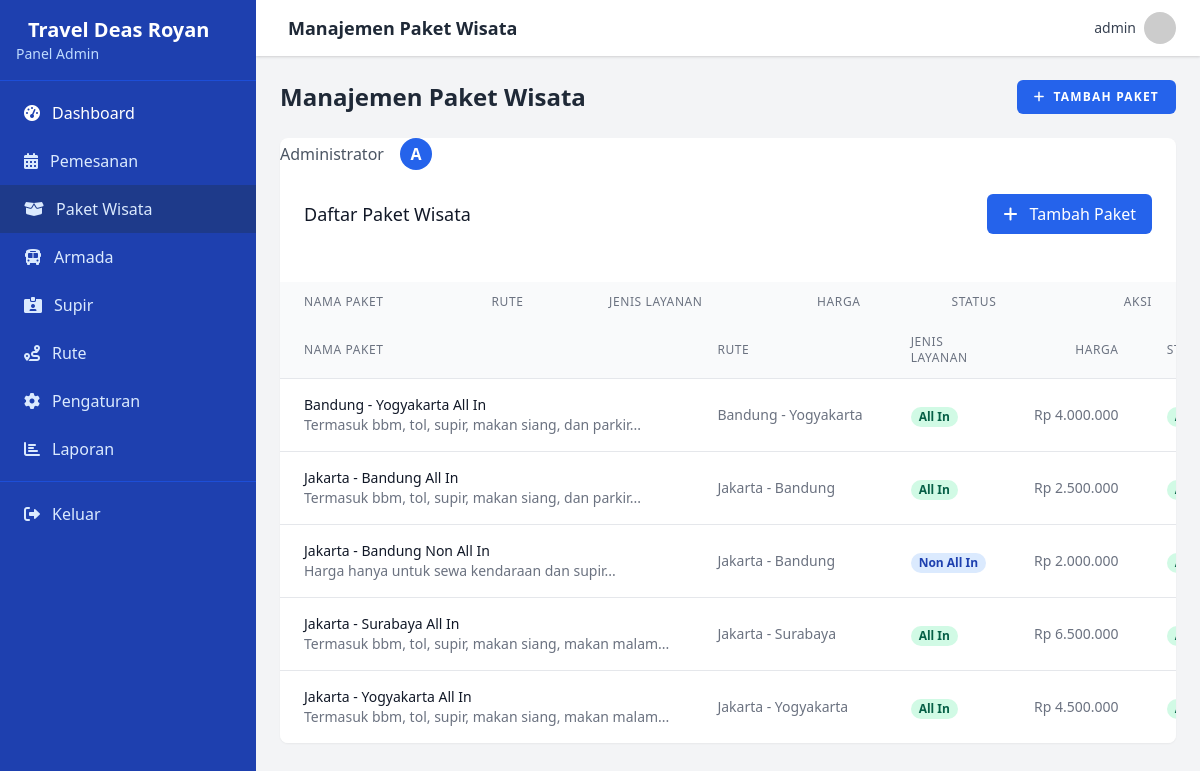
The page /admin/packages.php (signed in) on the database its author committed.
### tables this page shows
CREATE TABLE `paket` (
  `id` int(11) NOT NULL,
  `nama_paket` varchar(100) NOT NULL,
  `id_rute` int(11) NOT NULL,
  `jenis_layanan` enum('all_in','non_all_in') NOT NULL,
  `harga` decimal(12,2) NOT NULL,
  `deskripsi` text DEFAULT NULL,
  `created_at` timestamp NOT NULL DEFAULT current_timestamp(),
  `updated_at` timestamp NOT NULL DEFAULT current_timestamp() ON UPDATE current_timestamp(),
  `status` enum('aktif','nonaktif') DEFAULT 'aktif'
);

### admin/packages.php (the view, shortened to what this page needs)
<?php
require_once '../config/config.php';
$query = "
    SELECT p.*, CONCAT(r.asal, ' - ', r.tujuan) as rute
    FROM paket p
    LEFT JOIN rute r ON p.id_rute = r.id
    ORDER BY p.nama_paket
";
$packages = $pdo->query($query)->fetchAll();
?>
<!DOCTYPE html>
<html lang="id">
<head>
    <link href="https://cdn.jsdelivr.net/npm/tailwindcss@2.2.19/dist/tailwind.min.css" rel="stylesheet">
    <link rel="stylesheet" href="https://cdnjs.cloudflare.com/ajax/libs/font-awesome/6.0.0-beta3/css/all.min.css">
    <link href="https://cdn.jsdelivr.net/npm/select2@4.1.0-rc.0/dist/css/select2.min.css" rel="stylesheet" />
</head>
<div class="space-y-6">
    <div class="flex justify-between items-center">
        <h1 class="text-2xl font-bold text-gray-800">Manajemen Paket Wisata</h1>
        <button onclick="showAddModal()" class="inline-flex items-center px-4 py-2 bg-blue-600 border border-transparent rounded-md font-semibold text-xs text-white uppercase tracking-widest hover:bg-blue-700 focus:outline-none focus:border-blue-700 focus:ring focus:ring-blue-200 active:bg-blue-800 transition">
            <i class="fas fa-plus mr-2"></i> Tambah Paket
        </button>
    </div>
    <div class="bg-white shadow-sm rounded-lg overflow-hidden">
        <div class="overflow-x-auto">
            <table class="min-w-full divide-y divide-gray-200">
                <thead class="bg-gray-50">
                    <tr>
                        <th class="px-6 py-3 text-left text-xs font-medium text-gray-500 uppercase tracking-wider">Nama Paket</th>
                        <th class="px-6 py-3 text-left text-xs font-medium text-gray-500 uppercase tracking-wider">Rute</th>
                        <th class="px-6 py-3 text-left text-xs font-medium text-gray-500 uppercase tracking-wider">Jenis Layanan</th>
                        <th class="px-6 py-3 text-left text-xs font-medium text-gray-500 uppercase tracking-wider">Harga</th>
                        <th class="px-6 py-3 text-left text-xs font-medium text-gray-500 uppercase tracking-wider">Status</th>
                        <th class="px-6 py-3 text-right text-xs font-medium text-gray-500 uppercase tracking-wider">Aksi</th>
                    </tr>
                </thead>
                    <div class="flex items-center">
                        <span class="text-gray-600 mr-4"><?php echo htmlspecialchars($_SESSION['admin_nama']); ?></span>
                        <div class="h-8 w-8 rounded-full bg-blue-600 flex items-center justify-center text-white font-semibold">
                            <?php echo strtoupper(substr($_SESSION['admin_nama'], 0, 1)); ?>
                        </div>
                    </div>
                </div>
            <div class="p-6">
                <div class="flex justify-between items-center mb-6">
                    <h3 class="text-lg font-medium text-gray-900">Daftar Paket Wisata</h3>
                    <button onclick="showAddModal()" class="bg-blue-600 text-white px-4 py-2 rounded-md hover:bg-blue-700">
                        <i class="fas fa-plus mr-2"></i> Tambah Paket
                    </button>
                </div>
                <div class="bg-white shadow rounded-lg overflow-hidden">
                    <div class="overflow-x-auto">
                        <table class="min-w-full divide-y divide-gray-200">
                            <thead class="bg-gray-50">
                                <tr>
                                    <th class="px-6 py-3 text-left text-xs font-medium text-gray-500 uppercase tracking-wider">Nama Paket</th>
                                    <th class="px-6 py-3 text-left text-xs font-medium text-gray-500 uppercase tracking-wider">Rute</th>
                                    <th class="px-6 py-3 text-left text-xs font-medium text-gray-500 uppercase tracking-wider">Jenis Layanan</th>
                                    <th class="px-6 py-3 text-right text-xs font-medium text-gray-500 uppercase tracking-wider">Harga</th>
                                    <th class="px-6 py-3 text-center text-xs font-medium text-gray-500 uppercase tracking-wider">Status</th>
                                </tr>
                            </thead>
                            <tbody class="bg-white divide-y divide-gray-200">
                                <?php if (count($packages) > 0): ?>
                                    <?php foreach ($packages as $package): ?>
                                        <tr>
                                            <td class="px-6 py-4 whitespace-nowrap">
                                                <div class="text-sm font-medium text-gray-900"><?php echo htmlspecialchars($package['nama_paket']); ?></div>
                                                <div class="text-sm text-gray-500"><?php echo substr(strip_tags($package['deskripsi']), 0, 50) . '...'; ?></div>
                                            </td>
                                            <td class="px-6 py-4 whitespace-nowrap text-sm text-gray-500">
                                                <?php echo htmlspecialchars($package['rute']); ?>
                                            </td>
                                            <td class="px-6 py-4 whitespace-nowrap">
                                                <span class="px-2 inline-flex text-xs leading-5 font-semibold rounded-full <?php echo $package['jenis_layanan'] === 'all_in' ? 'bg-green-100 text-green-800' : 'bg-blue-100 text-blue-800'; ?>">
                                                    <?php echo $package['jenis_layanan'] === 'all_in' ? 'All In' : 'Non All In'; ?>
                                                </span>
                                            </td>
                                            <td class="px-6 py-4 whitespace-nowrap text-right text-sm text-gray-500">
                                                Rp <?php echo number_format($package['harga'], 0, ',', '.'); ?>
                                            </td>
                                            <td class="px-6 py-4 whitespace-nowrap text-center">
                                                <?php
                                                $status = $package['status'] ?? 'nonaktif';
                                                $statusClass = $status === 'aktif' ? 'bg-green-100 text-green-800' : 'bg-red-100 text-red-800';
                                                ?>
                                                <span class="px-2 inline-flex text-xs leading-5 font-semibold rounded-full <?php echo $statusClass; ?>">
                                                </span>
                                            </td>
                                        </tr>
                                    <?php endforeach; ?>
                                <?php endif; ?>
                            </tbody>
                        </table>
                    </div>
                </div>
            </div>
        </div>
    </div>
    </div>
    </div>
<?php
include 'includes/layout.php';
?>

### rows shown on the page
paket: nama_paket "Bandung - Yogyakarta All In", deskripsi "Termasuk bbm, tol, supir, makan siang, dan parkir", rute "Bandung - Yogyakarta", jenis_layanan "All In", harga "4.000.000"
paket: nama_paket "Jakarta - Bandung All In", deskripsi "Termasuk bbm, tol, supir, makan siang, dan parkir", rute "Jakarta - Bandung", jenis_layanan "All In", harga "2.500.000"
paket: nama_paket "Jakarta - Bandung Non All In", deskripsi "Harga hanya untuk sewa kendaraan dan supir", rute "Jakarta - Bandung", jenis_layanan "Non All In", harga "2.000.000"
paket: nama_paket "Jakarta - Surabaya All In", deskripsi "Termasuk bbm, tol, supir, makan siang, makan malam", rute "Jakarta - Surabaya", jenis_layanan "All In", harga "6.500.000"
paket: nama_paket "Jakarta - Yogyakarta All In", deskripsi "Termasuk bbm, tol, supir, makan siang, makan malam", rute "Jakarta - Yogyakarta", jenis_layanan "All In", harga "4.500.000"

### other values the page prints
constant('site_name') "Travel Deas Royan"
$page_title "Manajemen Paket Wisata"
$_SESSION['admin_username'] "admin"
$_SESSION['admin_nama'] "Administrator"
substr($_SESSION['admin_nama'], 0, 1) "A"
